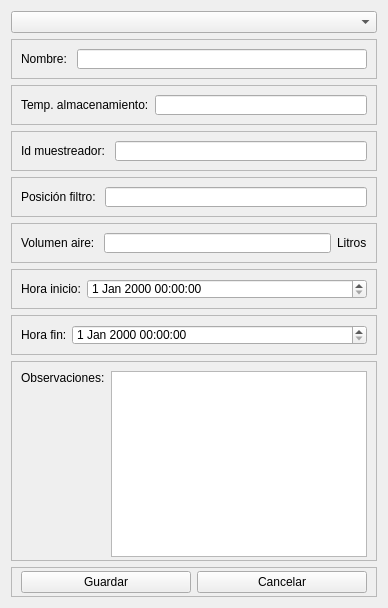
            <widget class="QWidget" name="tab_5">
             <attribute name="title">
              <string>Filtro</string>
             </attribute>
             <layout class="QVBoxLayout" name="verticalLayout_6">
              <item>
               <widget class="QComboBox" name="comboBoxFiltro">
                <property name="currentText">
                 <string/>
                </property>
                <property name="placeholderText">
                 <string>-- Selecciona un filtro --</string>
                </property>
               </widget>
              </item>
              <item>
               <widget class="QFrame" name="frame_22">
                <property name="minimumSize">
                 <size>
                  <width>0</width>
                  <height>0</height>
                 </size>
                </property>
                <property name="maximumSize">
                 <size>
                  <width>16777215</width>
                  <height>40</height>
                 </size>
                </property>
                <property name="frameShape">
                 <enum>QFrame::StyledPanel</enum>
                </property>
                <property name="frameShadow">
                 <enum>QFrame::Raised</enum>
                </property>
                <layout class="QHBoxLayout" name="horizontalLayout_33">
                 <item>
                  <widget class="QLabel" name="label_23">
                   <property name="text">
                    <string>Nombre: </string>
                   </property>
                  </widget>
                 </item>
                 <item>
                  <widget class="QLineEdit" name="txtNombreFiltro"/>
                 </item>
                </layout>
               </widget>
              </item>
              <item>
               <widget class="QFrame" name="frame_21">
                <property name="minimumSize">
                 <size>
                  <width>0</width>
                  <height>0</height>
                 </size>
                </property>
                <property name="maximumSize">
                 <size>
                  <width>16777215</width>
                  <height>40</height>
                 </size>
                </property>
                <property name="frameShape">
                 <enum>QFrame::StyledPanel</enum>
                </property>
                <property name="frameShadow">
                 <enum>QFrame::Raised</enum>
                </property>
                <layout class="QHBoxLayout" name="horizontalLayout_32">
                 <item>
                  <widget class="QLabel" name="label_21">
                   <property name="text">
                    <string>Temp. almacenamiento:</string>
                   </property>
                  </widget>
                 </item>
                 <item>
                  <widget class="QLineEdit" name="txtTempStorage"/>
                 </item>
                </layout>
               </widget>
              </item>
              <item>
               <widget class="QFrame" name="frame_24">
                <property name="minimumSize">
                 <size>
                  <width>0</width>
                  <height>0</height>
                 </size>
                </property>
                <property name="maximumSize">
                 <size>
                  <width>16777215</width>
                  <height>40</height>
                 </size>
                </property>
                <property name="frameShape">
                 <enum>QFrame::StyledPanel</enum>
                </property>
                <property name="frameShadow">
                 <enum>QFrame::Raised</enum>
                </property>
                <layout class="QHBoxLayout" name="horizontalLayout_35">
                 <item>
                  <widget class="QLabel" name="label_28">
                   <property name="text">
                    <string>Id muestreador: </string>
                   </property>
                  </widget>
                 </item>
                 <item>
                  <widget class="QLineEdit" name="txtIdMuestreador"/>
                 </item>
                </layout>
               </widget>
              </item>
              <item>
               <widget class="QFrame" name="frame_25">
                <property name="minimumSize">
                 <size>
                  <width>0</width>
                  <height>0</height>
                 </size>
                </property>
                <property name="maximumSize">
                 <size>
                  <width>16777215</width>
                  <height>40</height>
                 </size>
                </property>
                <property name="frameShape">
                 <enum>QFrame::StyledPanel</enum>
                </property>
                <property name="frameShadow">
                 <enum>QFrame::Raised</enum>
                </property>
                <layout class="QHBoxLayout" name="horizontalLayout_36">
                 <item>
                  <widget class="QLabel" name="label_30">
                   <property name="text">
                    <string>Posición filtro: </string>
                   </property>
                  </widget>
                 </item>
                 <item>
                  <widget class="QLineEdit" name="txtPosFilter"/>
                 </item>
                </layout>
               </widget>
              </item>
              <item>
               <widget class="QFrame" name="frame_26">
                <property name="minimumSize">
                 <size>
                  <width>0</width>
                  <height>0</height>
                 </size>
                </property>
                <property name="maximumSize">
                 <size>
                  <width>16777215</width>
                  <height>40</height>
                 </size>
                </property>
                <property name="frameShape">
                 <enum>QFrame::StyledPanel</enum>
                </property>
                <property name="frameShadow">
                 <enum>QFrame::Raised</enum>
                </property>
                <layout class="QHBoxLayout" name="horizontalLayout_37">
                 <item>
                  <widget class="QLabel" name="label_32">
                   <property name="text">
                    <string>Volumen aire: </string>
                   </property>
                  </widget>
                 </item>
                 <item>
                  <widget class="QLineEdit" name="txtAirVol"/>
                 </item>
                 <item>
                  <widget class="QLabel" name="label_33">
                   <property name="minimumSize">
                    <size>
                     <width>30</width>
                     <height>0</height>
                    </size>
                   </property>
                   <property name="maximumSize">
                    <size>
                     <width>20</width>
                     <height>16777215</height>
                    </size>
                   </property>
                   <property name="text">
                    <string>Litros</string>
                   </property>
                  </widget>
                 </item>
                </layout>
               </widget>
              </item>
              <item>
               <widget class="QFrame" name="frame_27">
                <property name="minimumSize">
                 <size>
                  <width>0</width>
                  <height>0</height>
                 </size>
                </property>
                <property name="maximumSize">
                 <size>
                  <width>16777215</width>
                  <height>40</height>
                 </size>
                </property>
                <property name="frameShape">
                 <enum>QFrame::StyledPanel</enum>
                </property>
                <property name="frameShadow">
                 <enum>QFrame::Raised</enum>
                </property>
                <layout class="QHBoxLayout" name="horizontalLayout_38">
                 <item>
                  <widget class="QLabel" name="label_34">
                   <property name="maximumSize">
                    <size>
                     <width>60</width>
                     <height>16777215</height>
                    </size>
                   </property>
                   <property name="text">
                    <string>Hora inicio:</string>
                   </property>
                  </widget>
                 </item>
                 <item>
                  <widget class="QDateTimeEdit" name="txtHoraInicio"/>
                 </item>
                </layout>
               </widget>
              </item>
              <item>
               <widget class="QFrame" name="frame_29">
                <property name="minimumSize">
                 <size>
                  <width>0</width>
                  <height>0</height>
                 </size>
                </property>
                <property name="maximumSize">
                 <size>
                  <width>16777215</width>
                  <height>40</height>
                 </size>
                </property>
                <property name="frameShape">
                 <enum>QFrame::StyledPanel</enum>
                </property>
                <property name="frameShadow">
                 <enum>QFrame::Raised</enum>
                </property>
                <layout class="QHBoxLayout" name="horizontalLayout_40">
                 <item>
                  <widget class="QLabel" name="label_38">
                   <property name="maximumSize">
                    <size>
                     <width>45</width>
                     <height>16777215</height>
                    </size>
                   </property>
                   <property name="text">
                    <string>Hora fin:</string>
                   </property>
                  </widget>
                 </item>
                 <item>
                  <widget class="QDateTimeEdit" name="txtHoraFin"/>
                 </item>
                </layout>
               </widget>
              </item>
              <item>
               <widget class="QFrame" name="frame_28">
                <property name="minimumSize">
                 <size>
                  <width>0</width>
                  <height>200</height>
                 </size>
                </property>
                <property name="maximumSize">
                 <size>
                  <width>16777215</width>
                  <height>200</height>
                 </size>
                </property>
                <property name="frameShape">
                 <enum>QFrame::StyledPanel</enum>
                </property>
                <property name="frameShadow">
                 <enum>QFrame::Raised</enum>
                </property>
                <layout class="QHBoxLayout" name="horizontalLayout_39">
                 <property name="topMargin">
                  <number>9</number>
                 </property>
                 <item alignment="Qt::AlignTop">
                  <widget class="QLabel" name="label_36">
                   <property name="text">
                    <string>Observaciones:</string>
                   </property>
                  </widget>
                 </item>
                 <item>
                  <widget class="QPlainTextEdit" name="txaObservFiltro">
                   <property name="minimumSize">
                    <size>
                     <width>0</width>
                     <height>186</height>
                    </size>
                   </property>
                  </widget>
                 </item>
                </layout>
               </widget>
              </item>
              <item>
               <widget class="QFrame" name="frame_58">
                <property name="minimumSize">
                 <size>
                  <width>0</width>
                  <height>30</height>
                 </size>
                </property>
                <property name="maximumSize">
                 <size>
                  <width>16777215</width>
                  <height>30</height>
                 </size>
                </property>
                <property name="frameShape">
                 <enum>QFrame::StyledPanel</enum>
                </property>
                <property name="frameShadow">
                 <enum>QFrame::Raised</enum>
                </property>
                <layout class="QHBoxLayout" name="horizontalLayout_42">
                 <property name="leftMargin">
                  <number>9</number>
                 </property>
                 <property name="topMargin">
                  <number>0</number>
                 </property>
                 <property name="bottomMargin">
                  <number>0</number>
                 </property>
                 <item>
                  <widget class="QPushButton" name="buttonGuardarFiltro">
                   <property name="text">
                    <string>Guardar</string>
                   </property>
                  </widget>
                 </item>
                 <item>
                  <widget class="QPushButton" name="buttonCancelarFiltro">
                   <property name="text">
                    <string>Cancelar</string>
                   </property>
                  </widget>
                 </item>
                </layout>
               </widget>
              </item>
             </layout>
            </widget>
